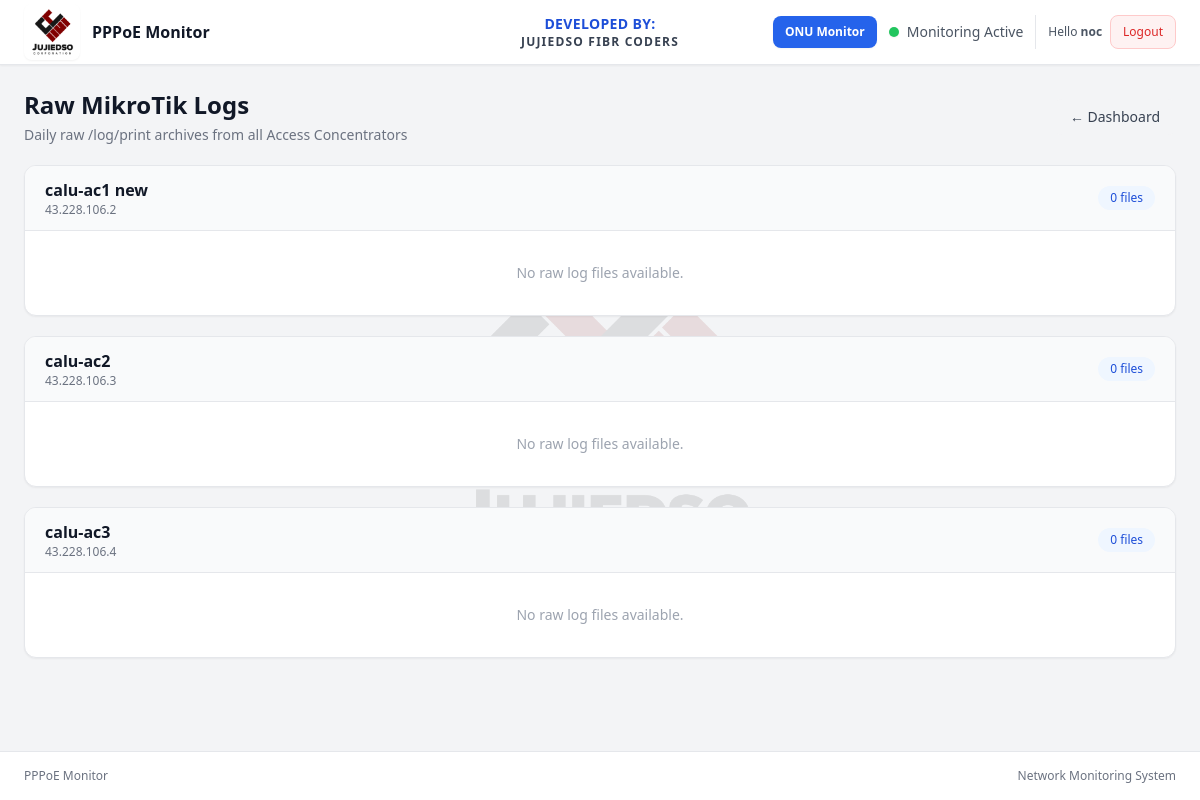
Screenshot of /raw-logs/ (signed in) with the database file from the repository.
### monitor/models.py (models this page shows, shortened)
class AccessConcentrator(models.Model):
    name = models.CharField(max_length=50)
    ip_address = models.GenericIPAddressField()
    username = models.CharField(max_length=100)
    password = models.CharField(max_length=255, null=True, blank=True)
    encrypted_password = models.TextField(null=True, blank=True)
    enabled = models.BooleanField(default=True)

### monitor/views.py (the view, shortened to what this page needs)
# urls.py: path("raw-logs/", raw_logs, name="raw_logs"),
@login_required
def raw_logs(request):
    raw_log_dir = get_raw_log_directory()
    print("RAW LOG DIRECTORY:", raw_log_dir)
    ac_logs = []
    acs = AccessConcentrator.objects.filter(enabled=True).order_by("id")
    for ac in acs:
        ac_directory = os.path.join(raw_log_dir, ac.name)
        print("CHECKING:", ac_directory)
        files = []
        files.sort(key=lambda x: x["name"], reverse=True)
        ac_logs.append({
            "ac": ac,
            "files": files,
        })
    return render(
        request,
        "monitor/raw_logs.html",
        {"ac_logs": ac_logs},
    )

### monitor/views.py (called while the page is built)
def get_raw_log_directory():
    return os.path.join(os.path.dirname(os.path.abspath(__file__)),
        "management",
        "raw_logs",
    )

### monitor/templates/monitor/raw_logs.html (shortened to what this page needs)
{% extends "monitor/base.html" %}
{% block content %}
    <div class="space-y-5">
        <div class="flex items-center justify-between">
            <div>
                <h1 class="text-2xl font-bold text-gray-900">Raw MikroTik Logs</h1>
                <p class="mt-1 text-sm text-gray-500">Daily raw /log/print archives from all Access Concentrators</p>
            </div>
            <a href="{% url 'dashboard' %}" class="rounded-lg bg-gray-100 px-4 py-2 text-sm font-medium text-gray-700 hover:bg-gray-200">← Dashboard</a>
        </div>
        {% for item in ac_logs %}
            <div class="overflow-hidden rounded-xl border border-gray-200 bg-white shadow-sm">
                <div class="flex items-center justify-between border-b border-gray-200 bg-gray-50 px-5 py-3">
                    <div>
                        <h2 class="text-base font-semibold text-gray-900">{{ item.ac.name }}</h2>
                        <p class="text-xs text-gray-500">{{ item.ac.ip_address }}</p>
                    </div>
                    <span class="rounded-full bg-blue-50 px-3 py-1 text-xs font-medium text-blue-700">
                        {{ item.files|length }} file{{ item.files|length|pluralize }}
                    </span>
                </div>
                {% if item.files %}
                    <div class="divide-y divide-gray-100">
                        {% for file in item.files %}
                            <a href="{% url 'raw_log_viewer' item.ac.name file.name %}" class="flex items-center justify-between px-5 py-3 transition hover:bg-blue-50">
                                <div class="flex items-center gap-3">
                                    <div class="flex h-9 w-9 items-center justify-center rounded-lg bg-gray-100 text-lg">📄</div>
                                        <div>
                                            <p class="text-sm font-medium text-gray-900">{{ file.name }}</p>
                                            <p class="text-xs text-gray-400">
                                                {{ file.lines }} log lines · {{ file.size|filesizeformat }}
                                            </p>
                                        </div>
                                </div>
                                <span class="text-xs font-medium text-blue-600">View logs →</span>
                            </a>
                        {% endfor %}
                    </div>
                {% else %}
                    <div class="px-5 py-8 text-center">
                        <p class="text-sm text-gray-400">No raw log files available.</p>
                    </div>
                {% endif %}
            </div>
            {% empty %}
            <div class="rounded-xl border border-gray-200 bg-white px-5 py-10 text-center shadow-sm">
                <p class="text-sm text-gray-400">No enabled Access Concentrators found.</p>
            </div>
        {% endfor %}
    </div>
{% endblock %}

### monitor/templates/monitor/base.html (shortened to what this page needs)
{% load static %}
<!DOCTYPE html>
<html lang="en">
<head>
    <script src="https://cdn.tailwindcss.com"></script>
</head>
<body class="min-h-screen bg-gray-100 text-gray-900">
    <div class="flex min-h-screen flex-col">
        <nav class="sticky top-0 z-50 border-b border-gray-200 bg-white shadow-sm">
            <div class="relative mx-auto flex min-h-16 max-w-screen-2xl items-center justify-between px-3 py-2 sm:px-6 sm:py-0">
                <a href="/" class="flex min-w-0 items-center gap-2 sm:gap-3">
                    <div class="flex h-11 w-11 shrink-0 items-center justify-center rounded-lg shadow-sm sm:h-14 sm:w-14">
                        <img src="{% static 'images/JUJIEDSO_LOGO.png' %}" alt="Logo" class="h-full w-full scale-150 object-contain">
                    </div>
                    <div class="min-w-0">
                        <div class="truncate text-sm font-bold text-gray-900 sm:text-base">PPPoE Monitor</div>
                    </div>
                </a>
                <div class="absolute left-1/2 hidden -translate-x-1/2 text-center sm:block">
                    <div class="text-sm font-extrabold tracking-wide text-blue-700">DEVELOPED BY:</div>
                    <div class="text-xs font-bold tracking-widest text-gray-700">JUJIEDSO FIBR CODERS</div>
                </div>
<div class="flex shrink-0 items-center gap-3">
    <a href="http://127.0.0.1:5000"
       target="_blank"
       class="rounded-lg bg-blue-600 px-3 py-2 text-xs font-semibold text-white shadow-sm transition hover:bg-blue-700">
        ONU Monitor
    </a>
    <div class="flex items-center gap-2">
        <span class="h-2.5 w-2.5 rounded-full bg-green-500 shadow-sm"></span>
        <span class="hidden text-sm font-medium text-gray-600 sm:inline">Monitoring Active</span>
    </div>
    {% if user.is_authenticated %}
        <div class="flex items-center gap-2 border-l border-gray-200 pl-3">
            <span class="hidden text-xs font-medium text-gray-600 sm:inline">
                Hello <b>{{ user.username }}</b>
            </span>
            <form method="post" action="{% url 'logout' %}">
                <button
                    type="submit"
                    class="rounded-lg border border-red-200 bg-red-50 px-3 py-2 text-xs font-medium text-red-600 transition hover:bg-red-100 hover:text-red-700">
                    Logout
                </button>
            </form>
        </div>
    {% endif %}
</div>
            </div>
        </nav>
        <main class="relative flex-1">
            <div class="pointer-events-none absolute inset-0 flex items-center justify-center">
            </div>
            <div class="relative mx-auto max-w-screen-2xl px-6 py-6">{% block content %}{% endblock %}</div>
        </main>
        <footer class="border-t border-gray-200 bg-white">
            <div class="mx-auto flex max-w-screen-2xl items-center justify-between px-6 py-4 text-xs text-gray-500">
                <span>PPPoE Monitor</span>
                <span>Network Monitoring System</span>
            </div>
        </footer>
    </div>
</body>
</html>

### rows the page displays
AccessConcentrator: ac.name "calu-ac1 new", ac.ip_address "43.228.106.2", files|length "0"
AccessConcentrator: ac.name "calu-ac2", ac.ip_address "43.228.106.3", files|length "0"
AccessConcentrator: ac.name "calu-ac3", ac.ip_address "43.228.106.4", files|length "0"

### other values shown
{{ user.username }} "noc"
